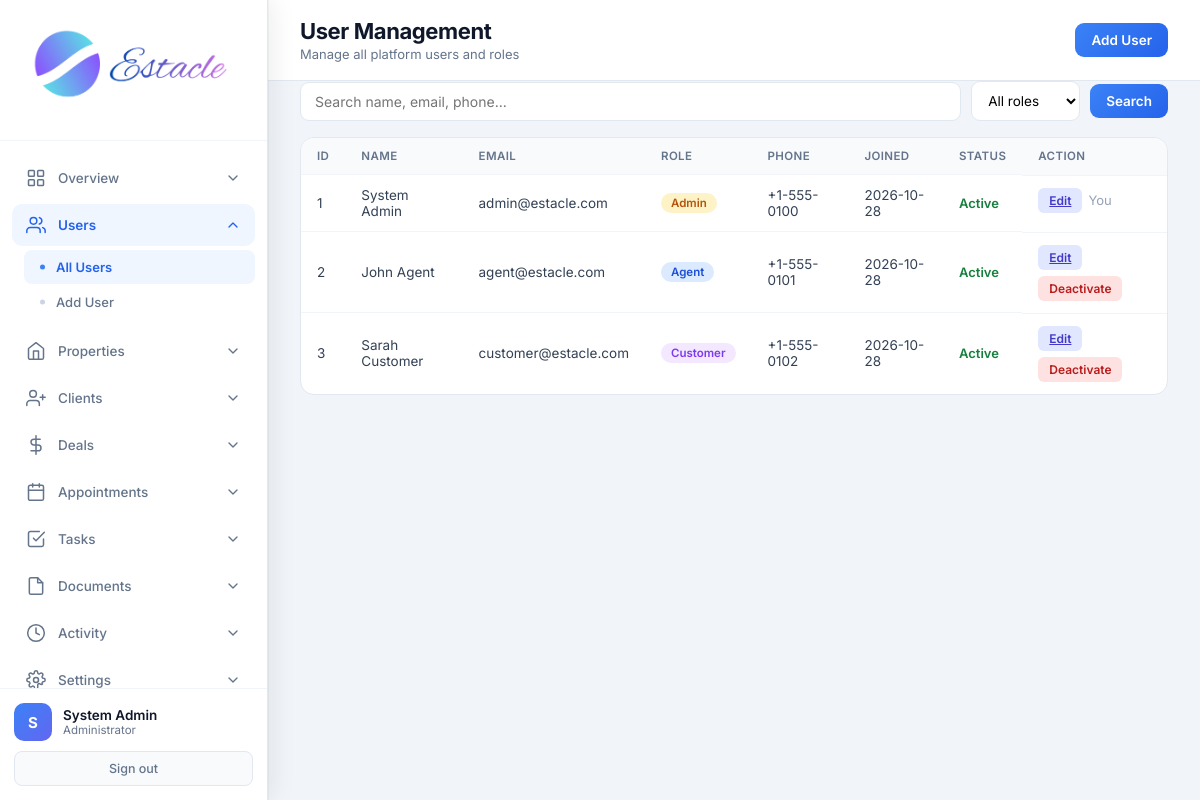
Page /admin/users (signed in) on the committed database.
### tables this page shows
CREATE TABLE users (
            id INTEGER PRIMARY KEY AUTOINCREMENT,
            email TEXT UNIQUE NOT NULL,
            password TEXT NOT NULL,
            full_name TEXT NOT NULL,
            role TEXT NOT NULL CHECK(role IN ('admin', 'agent', 'customer')),
            phone TEXT,
            created_at TIMESTAMP DEFAULT CURRENT_TIMESTAMP,
            is_active INTEGER DEFAULT 1
        );

### app.py (the view)
@app.route('/admin/users')
@login_required
@role_required('admin')
def admin_users():
    db = get_db()
    q = request.args.get('q', '').strip()
    role_filter = request.args.get('role', '').strip()
    sql = 'SELECT id, full_name, email, role, phone, created_at, is_active FROM users WHERE 1=1'
    params = []
    if q:
        sql += ' AND (full_name LIKE ? OR email LIKE ? OR phone LIKE ?)'
        params.extend([f'%{q}%', f'%{q}%', f'%{q}%'])
    if role_filter in ('admin', 'agent', 'customer'):
        sql += ' AND role = ?'
        params.append(role_filter)
    sql += ' ORDER BY created_at DESC'
    users = db.execute(sql, params).fetchall()
    return render_template('admin_users.html', users=users, q=q, role_filter=role_filter)

### app.py (called while the page is built)
def get_db():
    if 'db' not in g:
        g.db = sqlite3.connect(app.config['DATABASE'])
        g.db.row_factory = sqlite3.Row
    return g.db

def login_required(f):
    @wraps(f)
    def decorated_function(*args, **kwargs):
        if 'user_id' not in session:
            flash('Please log in to access this page.', 'warning')
            return redirect(url_for('login'))
        return f(*args, **kwargs)
    return decorated_function

def role_required(*roles):
    def decorator(f):
        @wraps(f)
        def decorated_function(*args, **kwargs):
            if 'user_id' not in session:
                flash('Please log in to access this page.', 'warning')
                return redirect(url_for('login'))
            if session.get('role') not in roles:
                flash('You do not have permission to access this page.', 'danger')
                return redirect(url_for('role_redirect'))
            return f(*args, **kwargs)
        return decorated_function
    return decorator

### templates/admin_users.html (shortened to what this page needs)
<!DOCTYPE html>
<html lang="en">
<head>
    <link rel="stylesheet" href="{{ url_for('static', filename='css/admin.css') }}">
</head>
<body>
<div class="app-layout">
    {% set active = 'users' %}
    {% include 'partials/admin_sidebar.html' %}
    <main class="main-content">
        <header class="top-bar">
            <div>
                <h1 class="page-title">User Management</h1>
                <p class="page-subtitle">Manage all platform users and roles</p>
            </div>
            <a href="{{ url_for('admin_add_user') }}" class="btn-primary">Add User</a>
        </header>
        <div class="toolbar">
            <form method="GET" action="{{ url_for('admin_users') }}" class="search-form">
                <input type="text" name="q" value="{{ q or '' }}" placeholder="Search name, email, phone...">
                <select name="role">
                    <option value="">All roles</option>
                </select>
                <button type="submit" class="btn-primary">Search</button>
            </form>
        </div>
        <div class="panel full">
            <div class="table-wrap">
                <table>
                    <thead>
                        <tr><th>ID</th><th>Name</th><th>Email</th><th>Role</th><th>Phone</th><th>Joined</th><th>Status</th><th>Action</th></tr>
                    </thead>
                    <tbody>
                        {% for u in users %}
                        <tr>
                            <td>{{ u.id }}</td>
                            <td>{{ u.full_name }}</td>
                            <td>{{ u.email }}</td>
                            <td><span class="badge badge-{{ u.role }}">{{ u.role }}</span></td>
                            <td>{{ u.phone or '—' }}</td>
                            <td>{{ u.created_at[:10] if u.created_at else '—' }}</td>
                            <td>{% if u.is_active %}<span class="status-active">Active</span>{% else %}<span class="status-inactive">Inactive</span>{% endif %}</td>
                            <td class="actions-cell">
                                <a href="{{ url_for('admin_edit_user', user_id=u.id) }}" class="btn-sm btn-edit">Edit</a>
                                {% if u.id != session.user_id %}
                                <form method="POST" action="{{ url_for('admin_toggle_user', user_id=u.id) }}" style="display:inline;">
                                    <button type="submit" class="btn-sm {{ 'btn-danger' if u.is_active else 'btn-success' }}">
                                        {{ 'Deactivate' if u.is_active else 'Activate' }}
                                    </button>
                                </form>
                                {% else %}<span class="text-muted">You</span>{% endif %}
                            </td>
                        </tr>
                        {% else %}
                        <tr><td colspan="8" class="empty">No users found</td></tr>
                        {% endfor %}
                    </tbody>
                </table>
            </div>
        </div>
    </main>
</div>
</body>
</html>

### templates/partials/admin_sidebar.html (shortened to what this page needs)
<aside class="sidebar">
    <div class="sidebar-header">
        <div class="logo">
            <img src="{{ url_for('static', filename='images/logo.png') }}" alt="Estacle" class="sidebar-logo">
        </div>
    </div>
    <nav class="sidebar-nav">
        <div class="nav-dropdown {% if active in ['dashboard', 'analytics', 'reports', 'search', 'commission'] %}open{% endif %}">
            <button type="button" class="nav-dropdown-toggle" onclick="this.parentElement.classList.toggle('open')">
                <svg class="nav-icon" viewBox="0 0 24 24"><rect x="3" y="3" width="7" height="7" rx="1"/><rect x="14" y="3" width="7" height="7" rx="1"/><rect x="3" y="14" width="7" height="7" rx="1"/><rect x="14" y="14" width="7" height="7" rx="1"/></svg>
                <span>Overview</span>
                <svg class="chevron" viewBox="0 0 24 24"><polyline points="6 9 12 15 18 9"/></svg>
            </button>
        </div>
        <div class="nav-dropdown {% if active in ['users', 'add_user'] %}open{% endif %}">
            <button type="button" class="nav-dropdown-toggle" onclick="this.parentElement.classList.toggle('open')">
                <svg class="nav-icon" viewBox="0 0 24 24"><path d="M17 21v-2a4 4 0 0 0-4-4H5a4 4 0 0 0-4 4v2"/><circle cx="9" cy="7" r="4"/><path d="M23 21v-2a4 4 0 0 0-3-3.87"/><path d="M16 3.13a4 4 0 0 1 0 7.75"/></svg>
                <span>Users</span>
                <svg class="chevron" viewBox="0 0 24 24"><polyline points="6 9 12 15 18 9"/></svg>
            </button>
            <div class="nav-dropdown-menu">
                <a href="{{ url_for('admin_users') }}" class="nav-subitem {% if active == 'users' %}active{% endif %}">All Users</a>
                <a href="{{ url_for('admin_add_user') }}" class="nav-subitem {% if active == 'add_user' %}active{% endif %}">Add User</a>
            </div>
        </div>
        <div class="nav-dropdown {% if active in ['properties', 'add_property', 'property_detail', 'display_properties', 'compare'] %}open{% endif %}">
            <button type="button" class="nav-dropdown-toggle" onclick="this.parentElement.classList.toggle('open')">
                <svg class="nav-icon" viewBox="0 0 24 24"><path d="M3 9l9-7 9 7v11a2 2 0 0 1-2 2H5a2 2 0 0 1-2-2z"/><polyline points="9 22 9 12 15 12 15 22"/></svg>
                <span>Properties</span>
                <svg class="chevron" viewBox="0 0 24 24"><polyline points="6 9 12 15 18 9"/></svg>
            </button>
        </div>
        <div class="nav-dropdown {% if active in ['clients', 'add_client', 'leads', 'add_lead'] %}open{% endif %}">
            <button type="button" class="nav-dropdown-toggle" onclick="this.parentElement.classList.toggle('open')">
                <svg class="nav-icon" viewBox="0 0 24 24"><path d="M16 21v-2a4 4 0 0 0-4-4H5a4 4 0 0 0-4 4v2"/><circle cx="8.5" cy="7" r="4"/><line x1="20" y1="8" x2="20" y2="14"/><line x1="23" y1="11" x2="17" y2="11"/></svg>
                <span>Clients</span>
                <svg class="chevron" viewBox="0 0 24 24"><polyline points="6 9 12 15 18 9"/></svg>
            </button>
        </div>
        <div class="nav-dropdown {% if active in ['deals', 'add_deal'] %}open{% endif %}">
            <button type="button" class="nav-dropdown-toggle" onclick="this.parentElement.classList.toggle('open')">
                <svg class="nav-icon" viewBox="0 0 24 24"><line x1="12" y1="1" x2="12" y2="23"/><path d="M17 5H9.5a3.5 3.5 0 0 0 0 7h5a3.5 3.5 0 0 1 0 7H6"/></svg>
                <span>Deals</span>
                <svg class="chevron" viewBox="0 0 24 24"><polyline points="6 9 12 15 18 9"/></svg>
            </button>
        </div>
        <div class="nav-dropdown {% if active in ['appointments', 'add_appointment'] %}open{% endif %}">
            <button type="button" class="nav-dropdown-toggle" onclick="this.parentElement.classList.toggle('open')">
                <svg class="nav-icon" viewBox="0 0 24 24"><rect x="3" y="4" width="18" height="18" rx="2" ry="2"/><line x1="16" y1="2" x2="16" y2="6"/><line x1="8" y1="2" x2="8" y2="6"/><line x1="3" y1="10" x2="21" y2="10"/></svg>
                <span>Appointments</span>
                <svg class="chevron" viewBox="0 0 24 24"><polyline points="6 9 12 15 18 9"/></svg>
            </button>
        </div>
        <div class="nav-dropdown {% if active in ['tasks', 'add_task'] %}open{% endif %}">
            <button type="button" class="nav-dropdown-toggle" onclick="this.parentElement.classList.toggle('open')">
                <svg class="nav-icon" viewBox="0 0 24 24"><path d="M9 11l3 3L22 4"/><path d="M21 12v7a2 2 0 0 1-2 2H5a2 2 0 0 1-2-2V5a2 2 0 0 1 2-2h11"/></svg>
                <span>Tasks</span>
                <svg class="chevron" viewBox="0 0 24 24"><polyline points="6 9 12 15 18 9"/></svg>
            </button>
        </div>
        <div class="nav-dropdown {% if active in ['documents', 'add_document'] %}open{% endif %}">
            <button type="button" class="nav-dropdown-toggle" onclick="this.parentElement.classList.toggle('open')">
                <svg class="nav-icon" viewBox="0 0 24 24"><path d="M14 2H6a2 2 0 0 0-2 2v16a2 2 0 0 0 2 2h12a2 2 0 0 0 2-2V8z"/><polyline points="14 2 14 8 20 8"/></svg>
                <span>Documents</span>
                <svg class="chevron" viewBox="0 0 24 24"><polyline points="6 9 12 15 18 9"/></svg>
            </button>
        </div>
        <div class="nav-dropdown {% if active == 'activity' %}open{% endif %}">
            <button type="button" class="nav-dropdown-toggle" onclick="this.parentElement.classList.toggle('open')">
                <svg class="nav-icon" viewBox="0 0 24 24"><circle cx="12" cy="12" r="10"/><polyline points="12 6 12 12 16 14"/></svg>
                <span>Activity</span>
                <svg class="chevron" viewBox="0 0 24 24"><polyline points="6 9 12 15 18 9"/></svg>
            </button>
        </div>
        <div class="nav-dropdown {% if active == 'settings' %}open{% endif %}">
            <button type="button" class="nav-dropdown-toggle" onclick="this.parentElement.classList.toggle('open')">
                <span>Settings</span>
                <svg class="chevron" viewBox="0 0 24 24"><polyline points="6 9 12 15 18 9"/></svg>
            </button>
        </div>
    </nav>
    <div class="sidebar-footer">
        <div class="user-info">
            <div class="user-avatar">{{ session.full_name[0] }}</div>
            <div class="user-details">
                <div class="user-name">{{ session.full_name }}</div>
                <div class="user-role">Administrator</div>
            </div>
        </div>
        <a href="{{ url_for('logout') }}" class="logout-btn">Sign out</a>
    </div>
</aside>

### rows in the picture
users: full_name "System Admin", id "1", email "admin@estacle.com", role "Admin", phone "+1-555-0100", created_at "2026-10-28", is_active "Active", shows "You"
users: id "2", full_name "John Agent", email "agent@estacle.com", role "Agent", phone "+1-555-0101", created_at "2026-10-28", shows "Active", is_active "Deactivate"
users: id "3", full_name "Sarah Customer", email "customer@estacle.com", role "Customer", phone "+1-555-0102", created_at "2026-10-28", shows "Active", is_active "Deactivate"

### other values in the picture
{{ session.full_name[0] }} "S"
